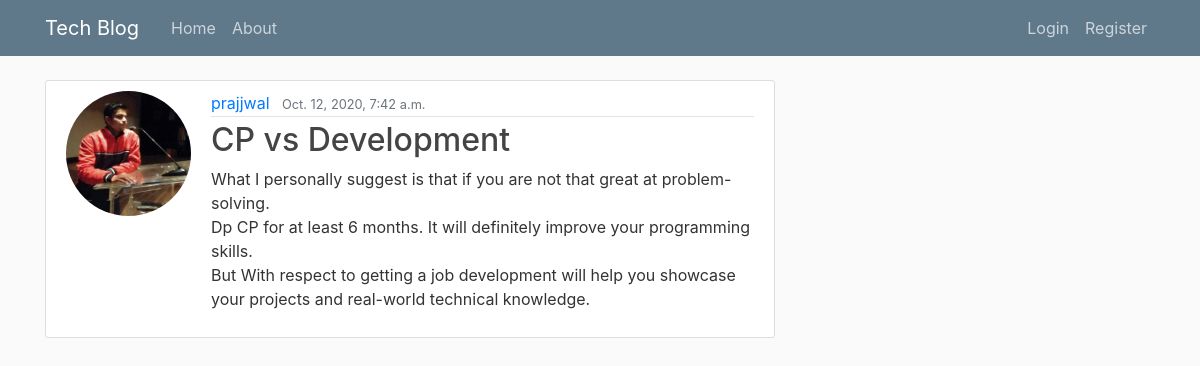
The page /blog/post/8/ on the database its author committed.
### blog/models.py (models this page shows, shortened)
class Posts(models.Model):
    title = models.CharField(max_length=100)
    content = models.TextField()
    date_posted = models.DateTimeField(default=timezone.now)
    author = models.ForeignKey(User, on_delete=models.CASCADE)

### users/models.py (models this page shows, shortened)
class profile(models.Model):
    user = models.OneToOneField(User, on_delete = models.CASCADE)
    image = models.ImageField(default = 'default.jpg' , upload_to = 'profile_pics')

### blog/views.py (the view)
# urls.py: path('post/<int:pk>/', PostDetailView.as_view(), name='detail-view'),
class PostDetailView(DetailView):
    model = Posts

### blog/templates/blog/posts_detail.html
{% extends "blog/base.html" %}
{% block content %}
<article class="media content-section">
    <img class="rounded-circle account-img" src="{{ object.author.profile.image.url }}">
    <div class="media-body">
      <div class="article-metadata">
        <a class="mr-2" href="#">{{ object.author }}</a>
        <small class="text-muted">{{ object.date_posted }}</small>
      </div>
      <h2>{{ object.title }}</h2>
      <p class="article-content">{{ object.content }}</p>
    </div>
  </article>
  {% endblock content %}

### blog/static/blog/main.css (style rules this page uses)
body { background: #fafafa; color: #333333; margin-top: 5rem; }
h1, h2, h3, h4, h5, h6 { color: #444444; }
.content-section { background: #ffffff; padding: 10px 20px; border: 1px solid #dddddd; border-radius: 3px; margin-bottom: 20px; }
.article-content { white-space: pre-line; }
.article-metadata { padding-bottom: 1px; margin-bottom: 4px; border-bottom: 1px solid #e3e3e3 }
.account-img { height: 125px; width: 125px; margin-right: 20px; margin-bottom: 16px; }

### rows shown on the page
Posts: author.profile.image (picture), author "prajjwal", date_posted "Oct. 12, 2020, 7:42 a.m.", title "CP vs Development", content "What I personally suggest is that if you are not that great at problem-solving. Dp CP for at least 6 months. It will definitely improve your programming skills. But With respect to getting a job development will help you showcase your projects and real-world technical knowledge."
